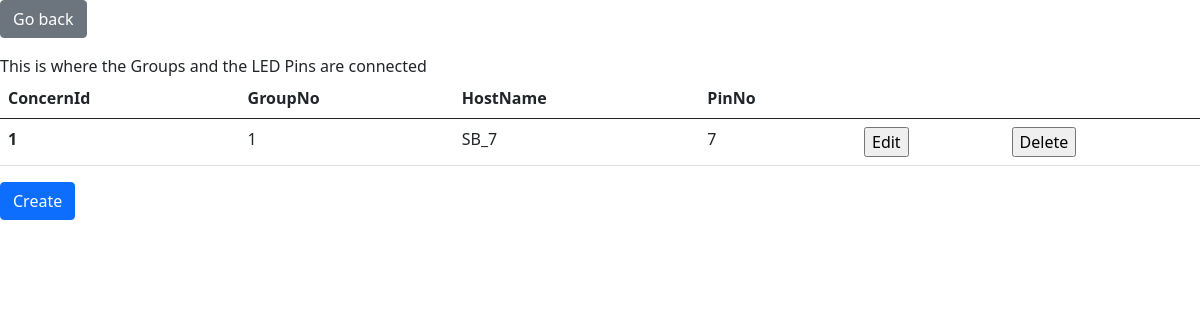
The app's page /concern.php?GroupNo=1 (signed in) with its own data.
### tables this page shows
CREATE TABLE `concern`(
  `ConcernId` int NOT NULL AUTO_INCREMENT,
  `GroupNo` int(11) DEFAULT NULL,
  `HostName` VARCHAR(16) DEFAULT NULL,
  `PinNo` int DEFAULT NULL,
  PRIMARY KEY (`ConcernId`),
  KEY `HostName`(`HostName`),
  KEY `PinNo`(`PinNo`),
  CONSTRAINT `concern_ibfk_1` FOREIGN KEY (`GroupNo`) REFERENCES `groups` (`GroupNo`) ON UPDATE CASCADE ON DELETE CASCADE,
  CONSTRAINT `concern_ibfk_2` FOREIGN KEY (`HostName`) REFERENCES `smartboxes` (`HostName`) ON UPDATE CASCADE ON DELETE CASCADE,
  CONSTRAINT `concern_ibfk_3` FOREIGN KEY (`PinNo`) REFERENCES `pins` (`PinNo`)ON UPDATE CASCADE ON DELETE CASCADE
);

### concern.php (the view, shortened to what this page needs)
<?php
    include_once "htmlHead.php";
    include_once "databaseConnect.php";
?>
    <body>
        <div class="">
            <form action="" method="post">
                <input type="submit" class="btn btn-secondary mb-3" value="Go back">
            </form>
        </div>
        <div>This is where the Groups and the LED Pins are connected</div>
        <?php
            $sqlSelect  = $connection->prepare("SELECT * from concern where GroupNo=?");
            $sqlSelect->bind_param("i", $_GET["GroupNo"]);
            $sqlSelect->execute();
            $result = $sqlSelect->get_result();
            if ($result) {
                ?>
                <table class="table">
                    <thead>
                        <tr>
                            <th scope="col">ConcernId</th>
                            <th scope="col">GroupNo</th>
                            <th scope="col">HostName</th>
                            <th scope="col">PinNo</th>
                            <th scope="col"></th>
                            <th scope="col"></th>
                        </tr>
                    </thead>
                    <tbody>
                        <?php
                        while ($row = $result->fetch_assoc()) {?>
                            <tr>
                                <th scope="row"><?= $row["ConcernId"] ?></th>
                                <td><?= $row["GroupNo"] ?></td>
                                <td><?= $row["HostName"] ?></td>
                                <td><?= $row["PinNo"] ?></td>
                                    <td>
                                        <form method="POST">
                                            <input type="submit" value="Edit">
                                        </form>
                                    </td>
                                    <td>
                                        <form method="POST">
                                            <input type="submit" value="Delete">
                                        </form>
                                    </td>
                            </tr>
                        <?php }?>
                    </tbody>
                </table>
<?php
            }  else {
                print "Something went wrong selecting data";
            }
        ?>
    <form action="" method="post">
        <input type="submit" class="btn btn-primary" value="Create">
    </form>
    </body>
</html>

### records on screen
concern: ConcernId "1", GroupNo "1", HostName "SB_7", PinNo "7"
